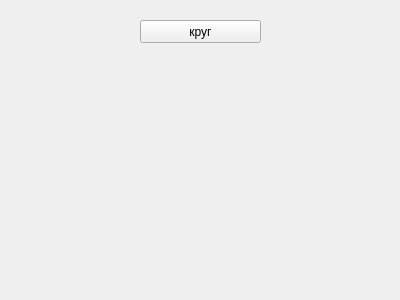
<?xml version="1.0" encoding="UTF-8"?>
<ui version="4.0">
 <class>Form</class>
 <widget class="QWidget" name="Form">
  <property name="geometry">
   <rect>
    <x>0</x>
    <y>0</y>
    <width>400</width>
    <height>300</height>
   </rect>
  </property>
  <property name="windowTitle">
   <string>Желтые окружности</string>
  </property>
  <widget class="QPushButton" name="pushButton">
   <property name="geometry">
    <rect>
     <x>140</x>
     <y>20</y>
     <width>121</width>
     <height>23</height>
    </rect>
   </property>
   <property name="text">
    <string>круг</string>
   </property>
  </widget>
 </widget>
 <resources/>
 <connections/>
</ui>
